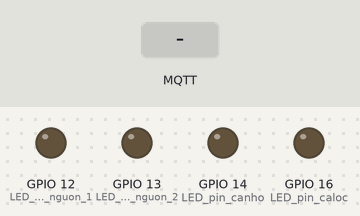
Simulated run of this sketch. Board: ESP32. On the bench: output pins drawn as LEDs (lit = HIGH). Inputs (shaded band) come from the test bench. WiFi joins after 1.5 s; servers stay silent unless stated; random numbers use the default seed unless the sketch sets one; no MQTT or app messages arrive unless stated; what the sketch prints to the serial monitor is not drawn.

Above: at 2.7 s.
2.8 s: MQTT message "on" arrives on the first subscribed topic
At 3.1 s:
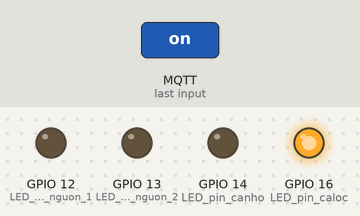
4.3 s: MQTT message "on" arrives on the second subscribed topic
At 5.4 s:
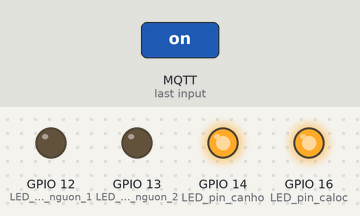
5.8 s: MQTT message "off" arrives on the first subscribed topic
At 6.6 s:
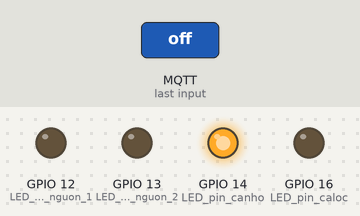
7.3 s: MQTT message "on" arrives on the third subscribed topic
At 7.8 s:
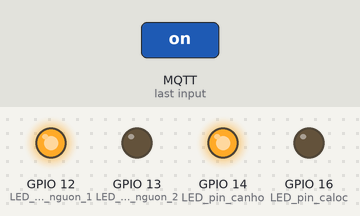
8.8 s: MQTT message "off" arrives on the second subscribed topic
At 10.0 s:
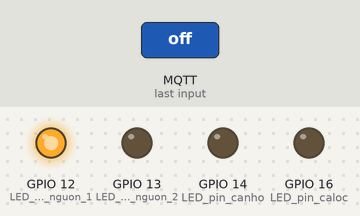
10.3 s: MQTT message "on" arrives on the first subscribed topic
At 11.2 s:
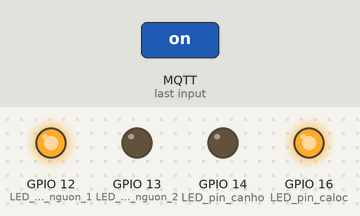
Timing chart, 0 to 12.8 s (numbered marks = the images above; inputs shaded):
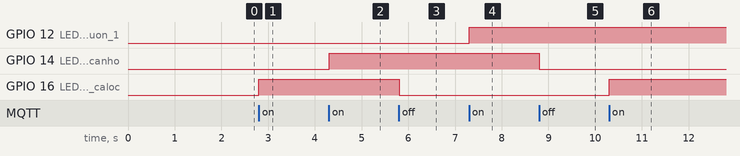

Measured:
- after the input at 2.8 s, GPIO 16 (LED_pin_caloc): LOW → HIGH at once
- after the input at 4.3 s, GPIO 14 (LED_pin_canho): LOW → HIGH at once
- after the input at 5.8 s, GPIO 16 (LED_pin_caloc): HIGH → LOW at once
- after the input at 7.3 s, GPIO 12 (LED_pin_nguon_1): LOW → HIGH at once
- after the input at 8.8 s, GPIO 14 (LED_pin_canho): HIGH → LOW at once
- after the input at 10.3 s, GPIO 16 (LED_pin_caloc): LOW → HIGH at once

The sketch:

ESP.ino
```cpp
  // #include <ESP8266WiFi.h>
  #include <PubSubClient.h>
  #include <WiFiClientSecure.h>
  #include <WiFi.h>
  //TODO: ESP32 MQTT user config
  const char* ssid = "HOANGPHUC"; // Wifi SSID
  const char* password = "12345678"; // Wifi Password
  const char* subTopic_caloc = "ToNguyenHoangPhuc_Led_caloc";
  const char* subTopic_canho = "ToNguyenHoangPhuc_Led_canho";
  const char* subTopic_nguon_A = "ToNguyenHoangPhuc_nguon_A";
  const char* subTopic_nguon_B = "ToNguyenHoangPhuc_nguon_B";

  const int LED_pin_caloc = 16; // LEd pin
  const int LED_pin_canho = 14; // LEd pin
  const int LED_pin_nguon_1 = 12; // LEd pin
  const int LED_pin_nguon_2 = 13; // LEd pin
  //AskSensors MQTT config
  const char* mqtt_server = "ab76f209f2aa4b76b0944f485bcbd488.s1.eu.hivemq.cloud";
  const char *mqtt_username = "hphuc4244";
  const char *mqtt_password = "hphuc4244";
  unsigned int mqtt_port = 8883;

  WiFiClientSecure askClient;
  // WiFiClient askClient;
  PubSubClient client(askClient);

  void setup() {
    Serial.begin(115200);
    Serial.println("*****************************************************");
    Serial.println("********** Program Start : ESP32 controls LED with AskSensors over MQTT");
    Serial.println("Set LED as output");
    pinMode(LED_pin_caloc, OUTPUT);   // set led as output
    pinMode(LED_pin_canho, OUTPUT);
    pinMode(LED_pin_nguon_1, OUTPUT);
    pinMode(LED_pin_nguon_2, OUTPUT);
    Serial.print("********** connecting to WIFI : ");
    Serial.println(ssid);
    digitalWrite(LED_pin_caloc, 0);
    digitalWrite(LED_pin_canho, 0);
    digitalWrite(LED_pin_nguon_1, 0);
    digitalWrite(LED_pin_nguon_2, 0);
    WiFi.begin(ssid, password);

    while (WiFi.status() != WL_CONNECTED) {
      delay(500);
      Serial.print(".");
    }
    Serial.println("");
    Serial.println("->WiFi connected");
    Serial.println("->IP address: ");
    Serial.println(WiFi.localIP());
    askClient.setInsecure();
    client.setServer(mqtt_server, mqtt_port);
    client.setCallback(callback);
    WiFi.setAutoReconnect(true);
    WiFi.persistent(true);
    if (!client.connected())
      reconnect();

    client.subscribe(subTopic_caloc);
    client.subscribe(subTopic_canho);
    client.subscribe(subTopic_nguon_A);
    client.subscribe(subTopic_nguon_B);

    client.publish("ToNguyenHoangPhuc_Led_trangthai_caloc", "tat");
    client.publish("ToNguyenHoangPhuc_Led_trangthai_canho", "tat");
    client.publish("ToNguyenHoangPhuc_Led_trangthai_canho", "tat");
    client.publish("ToNguyenHoangPhuc_trangthai_nguon_1", "tat");
  }

  void loop() {
      if (!client.connected()) {
      reconnect();
    }
    client.setCallback(callback);
    client.loop();

  }


  void callback(char* topic, byte* message, unsigned int length) {
    Serial.print("Message arrived on topic: ");
    Serial.print(topic);
    Serial.print(". Message: ");
    String messageTemp;

    for (int i = 0; i < length; i++) {
      Serial.print((char)message[i]);
      messageTemp += (char)message[i];
    }
    Serial.println();
    if (String(topic) == subTopic_caloc) {
      Serial.print("Changing output to ");
      if(messageTemp == "on"){
        Serial.println("on");
        digitalWrite(LED_pin_caloc, HIGH);
        client.publish("ToNguyenHoangPhuc_Led_trangthai_caloc", "bat");
      }
      else if(messageTemp == "off"){
        Serial.println("off");
        digitalWrite(LED_pin_caloc, LOW);
        client.publish("ToNguyenHoangPhuc_Led_trangthai_caloc", "tat");
      }
    } else if(String(topic) == subTopic_canho) {
      Serial.print("Changing output to ");
      if(messageTemp == "on"){
        Serial.println("on");
        digitalWrite(LED_pin_canho, HIGH);
        client.publish("ToNguyenHoangPhuc_Led_trangthai_canho", "bat");
      }
      else if(messageTemp == "off"){
        Serial.println("off");
        digitalWrite(LED_pin_canho, LOW);
        client.publish("ToNguyenHoangPhuc_Led_trangthai_canho", "tat");
      }
    } else
    if(String(topic) == subTopic_nguon_A) {
      Serial.print("Changing output to ");
      if(messageTemp == "on"){
        Serial.println("bat den nguon A");
        digitalWrite(LED_pin_nguon_1, HIGH);
        client.publish("ToNguyenHoangPhuc_trangthai_nguon_1", "bat");
      }
      else if(messageTemp == "off"){
        Serial.println("off");
        digitalWrite(LED_pin_nguon_1, LOW);
        client.publish("ToNguyenHoangPhuc_trangthai_nguon_1", "tat");
      }
    }
    else if(String(topic) == subTopic_nguon_B) {
        Serial.print("Changing output to ");
        if(messageTemp == "on"){
        Serial.println("on");
        digitalWrite(LED_pin_nguon_2, HIGH);
        client.publish("ToNguyenHoangPhuc_trangthai_nguon_2", "bat");
      }
      else if(messageTemp == "off"){
        Serial.println("off");
        digitalWrite(LED_pin_nguon_2, LOW);
        client.publish("ToNguyenHoangPhuc_trangthai_nguon_2", "tat");
      }
    }
  }

  void reconnect() {
    // Loop until we're reconnected
    while (!client.connected()) {
      Serial.print("********** Attempting MQTT connection...");
      // Attempt to connect
      String clientID =  "ESPClient-";
      clientID += String(random(0xffff),HEX);
      if (client.connect(clientID.c_str(), mqtt_username, mqtt_password)) {
        Serial.println("-> MQTT client connected");
        client.publish("ToNguyenHoangPhuc_Led_trangthai_caloc", "tat");
        client.publish("ToNguyenHoangPhuc_Led_trangthai_canho", "tat");
        client.publish("ToNguyenHoangPhuc_Led_trangthai_canho", "tat");
        client.publish("ToNguyenHoangPhuc_trangthai_nguon_1", "tat");
        client.subscribe(subTopic_caloc);
        client.subscribe(subTopic_canho);
        client.subscribe(subTopic_nguon_A);
        client.subscribe(subTopic_nguon_B);
      } else {
        Serial.print("failed, rc=");
        Serial.print(client.state());
        Serial.println("-> try again in 5 seconds");
        // Wait 5 seconds before retrying
        delay(5000);
      }
    }
  }
```
